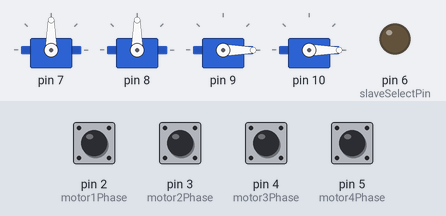
A sketch run on a simulated Arduino Uno, built with avr-gcc and run on an emulated ATmega328P. Parts: 4 × servo, output pins drawn as LEDs (lit = HIGH). The inputs (shaded band) are chosen by the test bench; at power-on: pin 2 (motor1Phase), pin 3 (motor2Phase), pin 4 (motor3Phase), pin 5 (motor4Phase) HIGH. Pins used as bus, display or sensor lines are not drawn.

Above: at 0.1 s.
At 7.1 s:
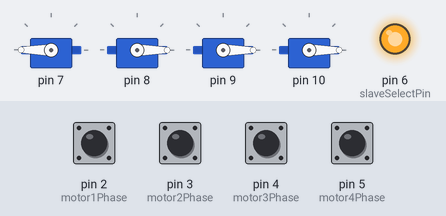
At 9.9 s:
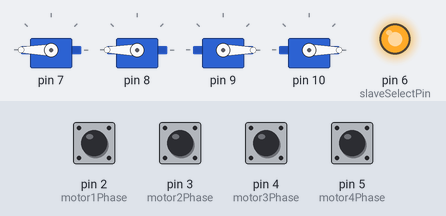
At 12.7 s:
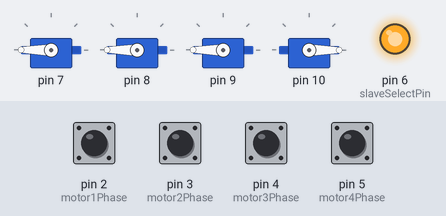
At 15.5 s:
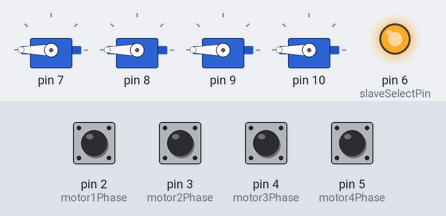
Timing chart, 0 to 17.0 s (numbered marks = the images above):
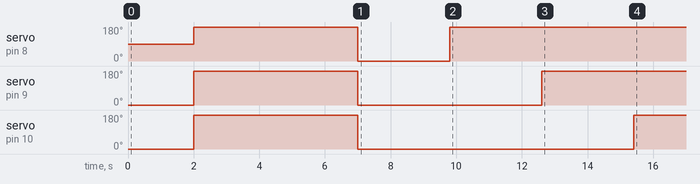

Measured:
- by itself, servo on pin 8: 90° → 180° at 2.0 s, → 0° 5.0 s later, → 180° 2.8 s later
- by itself, servo on pin 9: 0° → 180° at 2.0 s, → 0° 5.0 s later, → 180° 5.6 s later
- by itself, servo on pin 10: 0° → 180° at 2.0 s, → 0° 5.0 s later, → 180° 8.4 s later

The sketch:

hemolysis_pci.ino
```cpp
#include <SPI.h>
#include <Servo.h>

Servo motorServo[4];  // create servo object to control a servo

int motor1StartTime = 0, motor2StartTime = 0, motor3StartTime = 0, motor4StartTime = 0;
int motor1Period, motor2Period, motor3Period, motor4Period;
int motor1CurrentPhase, motor2CurrentPhase, motor3CurrentPhase, motor4CurrentPhase;
int motor1LastPhase = LOW, motor2LastPhase = LOW, motor3LastPhase = LOW, motor4LastPhase = LOW;

int pressure;

const int motor1Phase = 2;
const int motor2Phase = 3;
const int motor3Phase = 4;
const int motor4Phase = 5;
const int slaveSelectPin = 6;    // set pin 6 as the slave select for the digital pot:

void setup () {

  pinMode (slaveSelectPin, OUTPUT);   // set the slaveSelectPin as an output:
  pinMode (motor1Phase, INPUT);
  pinMode (motor2Phase, INPUT);
  pinMode (motor3Phase, INPUT);
  pinMode (motor4Phase, INPUT);

  // initialize SPI:
  // SPI.setBitOrder (MSBFIRST);
  // SPI.setDataMode (SPI_MODE0);
  SPI.setClockDivider (SPI_CLOCK_DIV2); //check to see if this is necessary
  SPI.begin ();

  motorServo[0].attach (7);  // attaches the servo on pin 9 to the servo object
  motorServo[1].attach (8);
  motorServo[2].attach (9);
  motorServo[3].attach (10);

  motorServo[2].write (0);
  motorServo[3].write (0);

  delay (2000);

  for (int i=0; i<3; i++)
    digitalPotWrite (i, 100);

  //  attachInterrupt (0, computeFrequency, FALLING);
  InitialiseInterrupt();

  Serial.begin(9600);      // open the serial port at 9600 bps:

  for (int channel = 0; channel < 4; channel++)
    motorServo[channel].write(180);

  delay (5000);

  for (int channel = 0; channel < 4; channel++)
    motorServo[channel].write(0);
}

// the loop routine runs over and over again forever:
void loop () {
  // go through the four channels of the digital pot:

//  for (int level = 100; level < 256; level++) {

 //   delay(10);
 // }

//  for (int channel = 0; channel < 4; channel++)
//    motorServo[channel].write(0);

  for (int channel = 0; channel < 4; channel++) {

    //    myservo.write(180);              // tell servo to go to position in variable 'pos'
    //    delay(3000);
    //    myservo.write(0);              // tell servo to go to position in variable 'pos'

        motorServo[channel].write(180);

    // change the resistance on this channel from min to max:
        for (int level = 100; level < 128; level++) {
          digitalPotWrite(channel, level);
        delay(100);
        }

 //   for (int level = 100; level < 256; level++) {
 //     digitalPotWrite (channel, level);
 //     delay(2);

      //     Serial.print ("************* New level of ");
      //     Serial.println (level);
//      for (int i = 0; i < 20; i++) {
//        Serial.print (motor1Period);
//        Serial.print ("     ");
//        Serial.print (motor2Period);
//        Serial.print ("     ");
//        Serial.print (motor3Period);
//        Serial.print ("     ");
//        Serial.println (motor4Period);
//        motor1Period = -1;
//        motor2Period = -1;
//        motor3Period = -1;
//        motor4Period = -1;
//        delay (1);

        //        pressure = analogRead (A0);    // read the input pin
        //        Serial.print ("Pressure: ");
        //        Serial.println (pressure);             // debug value

      }
 //   }
    //   myservo.write(180);              // tell servo to go to position in variable 'pos'
    //   delay(1000);
    //  myservo.write(0);              // tell servo to go to position in variable 'pos'
    //  delay(1000);

    // change the resistance on this channel from max to min:
    //    for (int level = 0; level < 256; level++) {
    //      digitalPotWrite(channel, 255 - level);
    //   delay(1);
    //    }

//    motorServo[channel].write (0);
//  }

}

void InitialiseInterrupt () {
  cli();		// switch interrupts off while messing with their settings
  PCICR =0x04;          // Enable PCINT2 (Port D - PCINT[23:16]) interrupt
  PCMSK2 = 0b00111100;  // b2 is D2; b3 is D3; b4 is D4; b5 is D5
  sei();		// turn interrupts back on
}

void digitalPotWrite (int address, int value) {
  // take the SS pin low to select the chip:
  digitalWrite(slaveSelectPin,LOW);
  //  send in the address and value via SPI:
  SPI.transfer(address);
  SPI.transfer(value);
  // take the SS pin high to de-select the chip:
  digitalWrite(slaveSelectPin,HIGH);
}

ISR (PCINT2_vect) {
  motor1CurrentPhase = digitalRead (motor1Phase);
  if ((motor1LastPhase == HIGH) && (motor1CurrentPhase == LOW)) {
    motor1Period = micros () - motor1StartTime;
    motor1StartTime = micros ();
  }
  motor1LastPhase = motor1CurrentPhase;

  motor2CurrentPhase = digitalRead (motor2Phase);
  if ((motor2LastPhase == HIGH) && (motor2CurrentPhase == LOW)) {
    motor2Period = micros () - motor2StartTime;
    motor2StartTime = micros ();
  }
  motor2LastPhase = motor2CurrentPhase;

  motor3CurrentPhase = digitalRead (motor3Phase);
  if ((motor3LastPhase == HIGH) && (motor3CurrentPhase == LOW)) {
    motor3Period = micros () - motor3StartTime;
    motor3StartTime = micros ();
  }
  motor3LastPhase = motor3CurrentPhase;

  motor4CurrentPhase = digitalRead (motor4Phase);
  if ((motor4LastPhase == HIGH) && (motor4CurrentPhase == LOW)) {
    motor4Period = micros () - motor4StartTime;
    motor4StartTime = micros ();
  }
  motor4LastPhase = motor4CurrentPhase;
}
```
